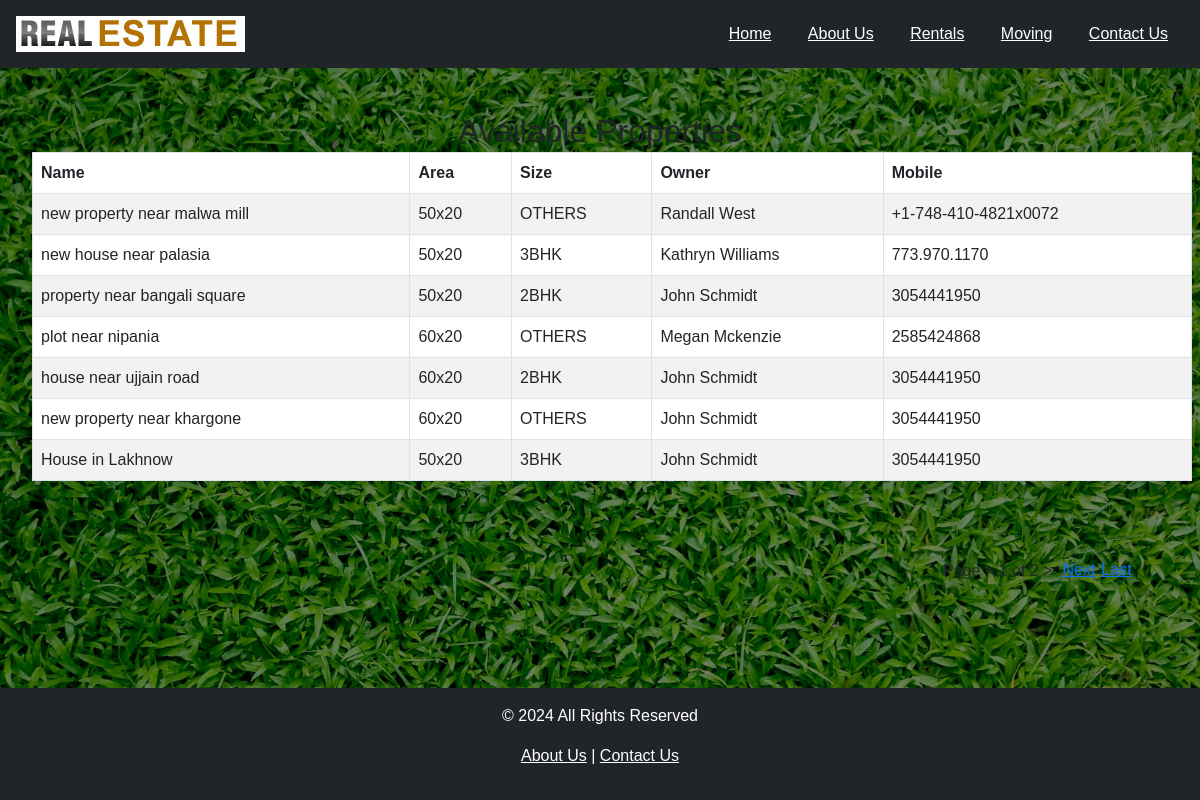
Page /api/buying/ on the earlier database version.
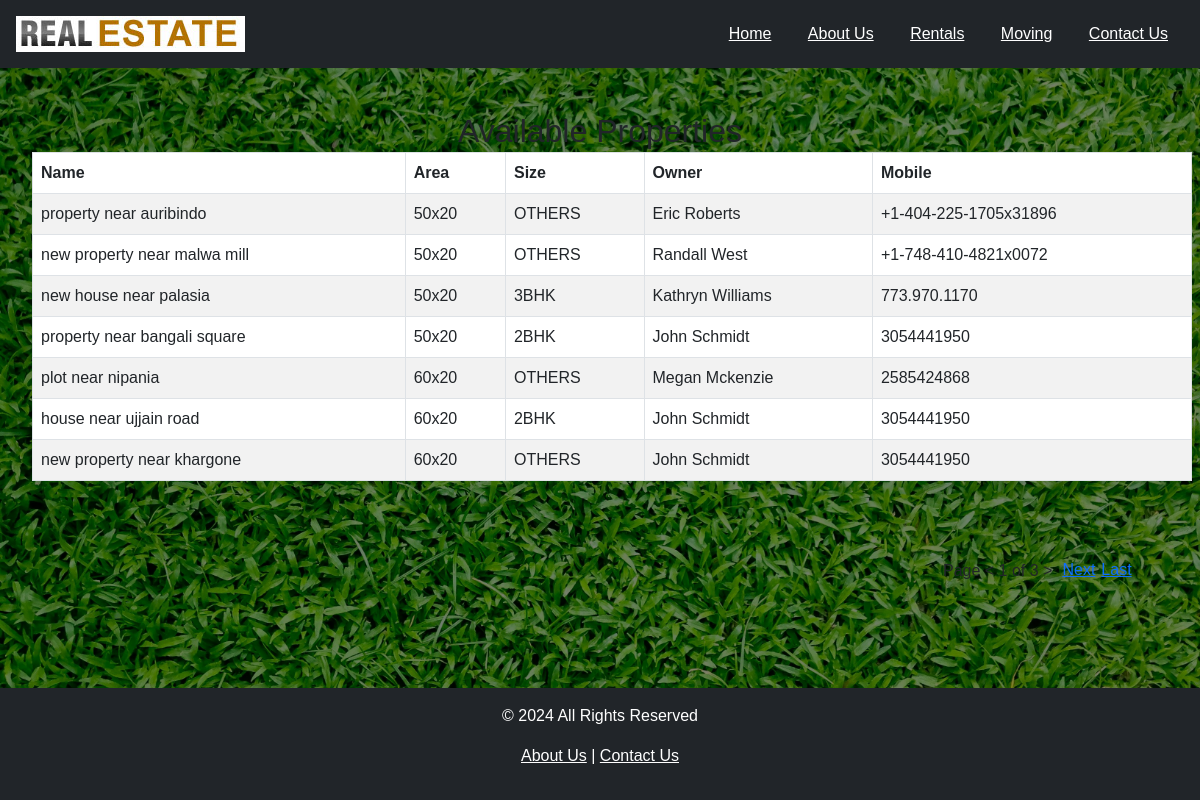
Same page on the later database version.
### app1/models.py (models this page shows, shortened)
class Property(models.Model):
    PROPERTY_TYPES = [
        ("HOUSE", "House"),
        ("APARTMENT", "Apartment"),
        ("COMMERCIAL", "Commercial"),
        ("LAND", "Land"),
        ("VILLA", "Villa"),
        ("FARMHOUSE", "Farmhouse"),
    ]
    PROPERTY_SUBTYPES = [
        ("2BHK", "2BHK"),
         ("3BHK","3BHK"),
         ("4BHK","4BHK"),
         ("VILLA","VILLA"),
         ("PANT HOUSE","PANT HOUSE"),
         ("OTHERS","OTHERS")
    ]
    uuid = models.UUIDField(default=uuid.uuid4, unique=True, editable=False)
    title = models.CharField(max_length=100)
    owner = models.ForeignKey(
        Owner, on_delete=models.CASCADE, related_name="properties"
    )
    area = models.CharField(max_length=50)
    property_type = models.CharField(
        max_length=20, choices=PROPERTY_TYPES, default="HOUSE"
    )
    property_subtype = models.CharField(
        max_length=20, choices=PROPERTY_SUBTYPES, default="OTHERS"
    )

class Owner(models.Model):
    name = models.CharField(max_length=100)
    mobile = models.CharField(max_length=15, unique=True)

### app1/views.py (the view)
# urls.py: path("buying/", Property_list, name="buying"),
def Property_list(request):
    mydata = Property.objects.all().order_by("-id")
    paginator = Paginator(mydata, 7)
    page_number = request.GET.get('page')
    page_obj = paginator.get_page(page_number)
    template = loader.get_template('buying.html')
    context = {
        'properties': page_obj,
    }
    return HttpResponse(template.render(context, request))

### app1/templates/buying.html (shortened to what this page needs)
{% extends 'base.html' %}
{% load static %}
{% block content %}
<link rel="stylesheet" href="{% static 'app1/css/property_form.css'%}">
<h2 class="text-center">Available Properties</h2>
<table class="table table-striped table-bordered mt-3 buyingtable">
    <thead>
        <tr>
            <th>Name</th>
            <th>Area</th>
            <th>Size</th>
            <th>Owner</th>
            <th>Mobile</th>
        </tr>
    </thead>
    <tbody>
        {% for property in properties %}
        <tr>
            <td>{{ property.title }}</td>
            <td>{{ property.area }}</td>
            <td>{{ property.property_subtype }}</td>
            <td>{{ property.owner.name }}</td>
            <td>{{ property.owner.mobile }}</td>
        </tr>
        {% empty %}
        <tr>
            <td colspan="6" class="text-center">No properties available.</td>
        </tr>
        {% endfor %}
<div class="pagination">
    <span class="pageof">Page  < {{ properties.number }} of {{ properties.paginator.num_pages }} > </span>
    {% if properties.has_next %}
        <a href="?page={{ properties.next_page_number }}" class="next">Next</a>
        <a href="?page={{ properties.paginator.num_pages }}" class="last">Last</a>
    {% endif %}
</div>
    </tbody>
</table>
{% endblock %}

### app1/templates/base.html (shortened to what this page needs)
{% load static %}
<!DOCTYPE html>
<html lang="en">
<head>
    <link rel="stylesheet" href="{% static 'app1/css/base.css'%}">
    <link rel="stylesheet" href="https://cdn.jsdelivr.net/npm/bootstrap@5.3.0/dist/css/bootstrap.min.css">
</head>
<body>
    <div class="header bg-dark text-white text-center p-3 navbar">
        <a href="{% url 'home'%}">
            <img src="{% static 'app1/images/logo.jpg' %}" width="229" height="36" alt="Logo">
        </a>
        <nav>
            <a href="{% url 'home' %}" class="text-white px-3">Home</a>
            <a href="{% url 'aboutus' %}" class="text-white px-3">About Us</a>
            <a href="{% url 'rental_form' %}" class="text-white px-3">Rentals</a>
            <a href="#" class="text-white px-3">Moving</a>
            <a href="#" class="text-white px-3">Contact Us</a>
        </nav>
    </div>
    <div class="container mt-4">
        {% block content %}{% endblock %}
    </div>
    <div class="footer bg-dark text-white text-center p-3 mt-4 down">
        <p>© 2024 All Rights Reserved</p>
        <p>
            <a href="#" class="text-white">About Us</a> |
            <a href="#" class="text-white">Contact Us</a>
        </p>
    </div>
</body>
</html>

### app1/static/app1/css/base.css (style rules this page uses)
body { display: flex; flex-direction: column; min-height: 100vh; }
.container { flex: 1; }
.footer { margin-top: auto; }

### app1/static/app1/css/property_form.css (style rules this page uses)
body { font-family: Arial, sans-serif; margin: 0; padding: 0; background-color: #f4f4f4; }
.container { max-width: 1200px; margin: auto; padding: 20px; }
.header, .footer { background-color: #333; color: white; text-align: center; padding: 15px 0; }
.header img { width: 229px; height: 36px; }
body::before { content: ""; position: absolute; top: 0; left: 0; width: 100%; height: 100%; background: rgba(0, 0, 0, 0.5); z-index: -1; }
.next { transform: translate(933px, 400px); }
.last { transform: translate(939px, 400px); }
.pageof { transform: translate(923px, 401px); }
.buyingtable { transform: translate(12px, -46px); }

Differences in the rows shown:
no longer on this page (row unchanged): Property: title "House in Lakhnow", area "50x20", property_subtype "3BHK", owner.name "John Schmidt", owner.mobile "3054441950"
added Property: title "property near auribindo", area "50x20", property_subtype "OTHERS", owner.name "Eric Roberts", owner.mobile "+1-404-225-1705x31896"
Other differences:
{{ properties.paginator.num_pages }}: "2" → "3"
